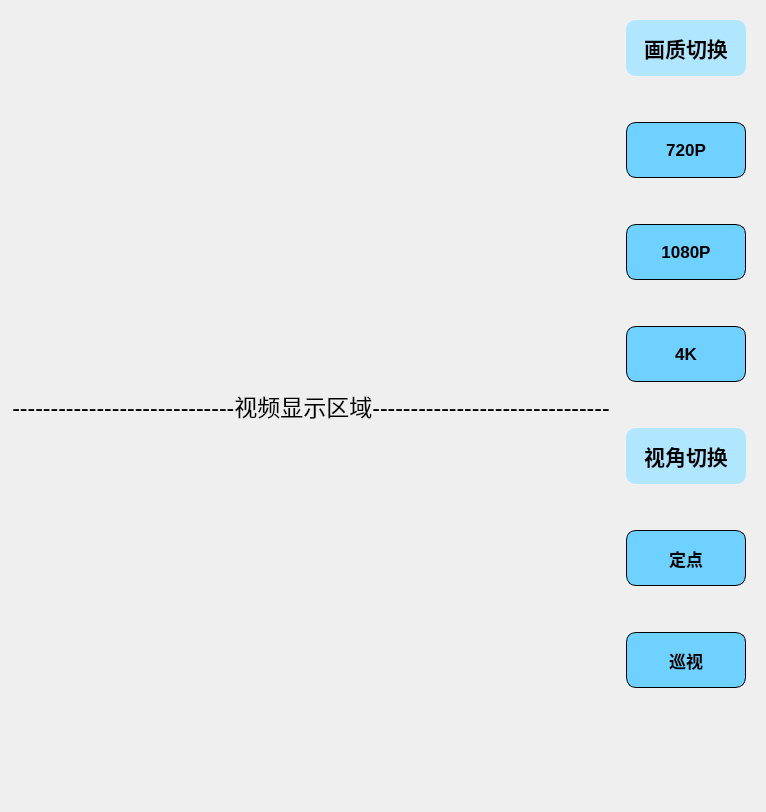
            <widget class="QWidget" name="tab1">
             <property name="sizePolicy">
              <sizepolicy hsizetype="Expanding" vsizetype="Expanding">
               <horstretch>0</horstretch>
               <verstretch>0</verstretch>
              </sizepolicy>
             </property>
             <attribute name="title">
              <string>实时监控</string>
             </attribute>
             <layout class="QHBoxLayout" name="horizontalLayout_9">
              <item>
               <widget class="QLabel" name="video">
                <property name="minimumSize">
                 <size>
                  <width>600</width>
                  <height>0</height>
                 </size>
                </property>
                <property name="maximumSize">
                 <size>
                  <width>1800</width>
                  <height>16777215</height>
                 </size>
                </property>
                <property name="font">
                 <font>
                  <pointsize>17</pointsize>
                 </font>
                </property>
                <property name="text">
                 <string>-----------------------------视频显示区域-------------------------------</string>
                </property>
                <property name="alignment">
                 <set>Qt::AlignCenter</set>
                </property>
               </widget>
              </item>
              <item>
               <widget class="QWidget" name="widget_6" native="true">
                <layout class="QVBoxLayout" name="verticalLayout_8">
                 <item>
                  <widget class="QLabel" name="quality">
                   <property name="minimumSize">
                    <size>
                     <width>120</width>
                     <height>56</height>
                    </size>
                   </property>
                   <property name="font">
                    <font>
                     <family>新宋体</family>
                     <pointsize>16</pointsize>
                     <weight>75</weight>
                     <bold>true</bold>
                    </font>
                   </property>
                   <property name="styleSheet">
                    <string notr="true">#quality{
	background-color: rgb(176, 230, 255);
	border-radius:10px;

}</string>
                   </property>
                   <property name="text">
                    <string>画质切换</string>
                   </property>
                   <property name="alignment">
                    <set>Qt::AlignCenter</set>
                   </property>
                  </widget>
                 </item>
                 <item>
                  <spacer name="verticalSpacer_6">
                   <property name="orientation">
                    <enum>Qt::Vertical</enum>
                   </property>
                   <property name="sizeHint" stdset="0">
                    <size>
                     <width>20</width>
                     <height>40</height>
                    </size>
                   </property>
                  </spacer>
                 </item>
                 <item>
                  <widget class="QPushButton" name="point">
                   <property name="sizePolicy">
                    <sizepolicy hsizetype="Preferred" vsizetype="Fixed">
                     <horstretch>0</horstretch>
                     <verstretch>0</verstretch>
                    </sizepolicy>
                   </property>
                   <property name="minimumSize">
                    <size>
                     <width>120</width>
                     <height>56</height>
                    </size>
                   </property>
                   <property name="font">
                    <font>
                     <pointsize>13</pointsize>
                     <weight>75</weight>
                     <bold>true</bold>
                    </font>
                   </property>
                   <property name="styleSheet">
                    <string notr="true">#point{
	background-color: rgb(110, 209, 255);
	color: rgb(0, 0, 0);
	border:1px solid rgb(0,0,0);
	border-radius:10px;
	Width:60;
Height:36
}
#point:hover {
	background-color: rgb(255, 255, 255);
	color: rgb(0, 0, 0);
}
#point:pressed {
	padding-top:3px;
	padding-left:3px;
}


</string>
                   </property>
                   <property name="text">
                    <string>720P</string>
                   </property>
                   <property name="icon">
                    <iconset>
                     <normaloff>:/img/imag/analyse/3.png</normaloff>:/img/imag/analyse/3.png</iconset>
                   </property>
                   <property name="iconSize">
                    <size>
                     <width>20</width>
                     <height>20</height>
                    </size>
                   </property>
                  </widget>
                 </item>
                 <item>
                  <spacer name="verticalSpacer_11">
                   <property name="orientation">
                    <enum>Qt::Vertical</enum>
                   </property>
                   <property name="sizeHint" stdset="0">
                    <size>
                     <width>20</width>
                     <height>40</height>
                    </size>
                   </property>
                  </spacer>
                 </item>
                 <item>
                  <widget class="QPushButton" name="help">
                   <property name="sizePolicy">
                    <sizepolicy hsizetype="Preferred" vsizetype="Fixed">
                     <horstretch>0</horstretch>
                     <verstretch>0</verstretch>
                    </sizepolicy>
                   </property>
                   <property name="minimumSize">
                    <size>
                     <width>120</width>
                     <height>56</height>
                    </size>
                   </property>
                   <property name="font">
                    <font>
                     <pointsize>13</pointsize>
                     <weight>75</weight>
                     <bold>true</bold>
                    </font>
                   </property>
                   <property name="styleSheet">
                    <string notr="true">#help{
	background-color: rgb(110, 209, 255);
	color: rgb(0, 0, 0);
	border:1px solid rgb(0,0,0);
	border-radius:10px;
	Width:60;
Height:36
}
#help:hover {
	background-color: rgb(255, 255, 255);
	color: rgb(0, 0, 0);
}
#help:pressed {
	padding-top:3px;
	padding-left:3px;
}


</string>
                   </property>
                   <property name="text">
                    <string>1080P</string>
                   </property>
                   <property name="icon">
                    <iconset>
                     <normaloff>:/img/imag/help.png</normaloff>:/img/imag/help.png</iconset>
                   </property>
                   <property name="iconSize">
                    <size>
                     <width>20</width>
                     <height>20</height>
                    </size>
                   </property>
                  </widget>
                 </item>
                 <item>
                  <spacer name="verticalSpacer_42">
                   <property name="orientation">
                    <enum>Qt::Vertical</enum>
                   </property>
                   <property name="sizeHint" stdset="0">
                    <size>
                     <width>20</width>
                     <height>40</height>
                    </size>
                   </property>
                  </spacer>
                 </item>
                 <item>
                  <widget class="QPushButton" name="number">
                   <property name="sizePolicy">
                    <sizepolicy hsizetype="Preferred" vsizetype="Fixed">
                     <horstretch>0</horstretch>
                     <verstretch>0</verstretch>
                    </sizepolicy>
                   </property>
                   <property name="minimumSize">
                    <size>
                     <width>120</width>
                     <height>56</height>
                    </size>
                   </property>
                   <property name="font">
                    <font>
                     <pointsize>13</pointsize>
                     <weight>75</weight>
                     <bold>true</bold>
                    </font>
                   </property>
                   <property name="styleSheet">
                    <string notr="true">#number{
	background-color: rgb(110, 209, 255);
	color: rgb(0, 0, 0);
	border:1px solid rgb(0,0,0);
	border-radius:10px;
	Width:60;
Height:36
}
#number:hover {
	background-color: rgb(255, 255, 255);
	color: rgb(0, 0, 0);
}
#number:pressed {
	padding-top:3px;
	padding-left:3px;
}


</string>
                   </property>
                   <property name="text">
                    <string>4K</string>
                   </property>
                   <property name="icon">
                    <iconset>
                     <normaloff>:/img/imag/analyse/3.png</normaloff>:/img/imag/analyse/3.png</iconset>
                   </property>
                   <property name="iconSize">
                    <size>
                     <width>20</width>
                     <height>20</height>
                    </size>
                   </property>
                  </widget>
                 </item>
                 <item>
                  <spacer name="verticalSpacer_14">
                   <property name="orientation">
                    <enum>Qt::Vertical</enum>
                   </property>
                   <property name="sizeHint" stdset="0">
                    <size>
                     <width>20</width>
                     <height>40</height>
                    </size>
                   </property>
                  </spacer>
                 </item>
                 <item>
                  <widget class="QLabel" name="angle_of_view">
                   <property name="minimumSize">
                    <size>
                     <width>120</width>
                     <height>56</height>
                    </size>
                   </property>
                   <property name="font">
                    <font>
                     <family>新宋体</family>
                     <pointsize>16</pointsize>
                     <weight>75</weight>
                     <bold>true</bold>
                    </font>
                   </property>
                   <property name="styleSheet">
                    <string notr="true">#angle_of_view{
	background-color: rgb(176, 230, 255);
	border-radius:10px;

}</string>
                   </property>
                   <property name="text">
                    <string>视角切换</string>
                   </property>
                   <property name="alignment">
                    <set>Qt::AlignCenter</set>
                   </property>
                  </widget>
                 </item>
                 <item>
                  <spacer name="verticalSpacer_20">
                   <property name="orientation">
                    <enum>Qt::Vertical</enum>
                   </property>
                   <property name="sizeHint" stdset="0">
                    <size>
                     <width>20</width>
                     <height>40</height>
                    </size>
                   </property>
                  </spacer>
                 </item>
                 <item>
                  <widget class="QPushButton" name="synthetic">
                   <property name="sizePolicy">
                    <sizepolicy hsizetype="Preferred" vsizetype="Fixed">
                     <horstretch>0</horstretch>
                     <verstretch>0</verstretch>
                    </sizepolicy>
                   </property>
                   <property name="minimumSize">
                    <size>
                     <width>120</width>
                     <height>56</height>
                    </size>
                   </property>
                   <property name="font">
                    <font>
                     <pointsize>13</pointsize>
                     <weight>75</weight>
                     <bold>true</bold>
                    </font>
                   </property>
                   <property name="styleSheet">
                    <string notr="true">#synthetic{
	background-color: rgb(110, 209, 255);
	color: rgb(0, 0, 0);
	border:1px solid rgb(0,0,0);
	border-radius:10px;
	Width:60;
Height:36
}
#synthetic:hover {
	background-color: rgb(255, 255, 255);
	color: rgb(0, 0, 0);
}
#synthetic:pressed {
	padding-top:3px;
	padding-left:3px;
}


</string>
                   </property>
                   <property name="text">
                    <string>定点</string>
                   </property>
                   <property name="icon">
                    <iconset>
                     <normaloff>:/img/imag/analyse/1.png</normaloff>:/img/imag/analyse/1.png</iconset>
                   </property>
                   <property name="iconSize">
                    <size>
                     <width>20</width>
                     <height>20</height>
                    </size>
                   </property>
                  </widget>
                 </item>
                 <item>
                  <spacer name="verticalSpacer_22">
                   <property name="orientation">
                    <enum>Qt::Vertical</enum>
                   </property>
                   <property name="sizeHint" stdset="0">
                    <size>
                     <width>20</width>
                     <height>40</height>
                    </size>
                   </property>
                  </spacer>
                 </item>
                 <item>
                  <widget class="QPushButton" name="save1">
                   <property name="sizePolicy">
                    <sizepolicy hsizetype="Preferred" vsizetype="Fixed">
                     <horstretch>0</horstretch>
                     <verstretch>0</verstretch>
                    </sizepolicy>
                   </property>
                   <property name="minimumSize">
                    <size>
                     <width>120</width>
                     <height>56</height>
                    </size>
                   </property>
                   <property name="font">
                    <font>
                     <pointsize>13</pointsize>
                     <weight>75</weight>
                     <bold>true</bold>
                    </font>
                   </property>
                   <property name="styleSheet">
                    <string notr="true">#save1{
	background-color: rgb(110, 209, 255);
	color: rgb(0, 0, 0);
	border:1px solid rgb(0,0,0);
	border-radius:10px;
	Width:60;
Height:36
}
#save1:hover {
	background-color: rgb(255, 255, 255);
	color: rgb(0, 0, 0);
}
#save1:pressed {
	padding-top:3px;
	padding-left:3px;
}


</string>
                   </property>
                   <property name="text">
                    <string>巡视</string>
                   </property>
                   <property name="icon">
                    <iconset>
                     <normaloff>:/img/imag/analyse/save.png</normaloff>:/img/imag/analyse/save.png</iconset>
                   </property>
                   <property name="iconSize">
                    <size>
                     <width>20</width>
                     <height>20</height>
                    </size>
                   </property>
                  </widget>
                 </item>
                 <item>
                  <spacer name="verticalSpacer_23">
                   <property name="orientation">
                    <enum>Qt::Vertical</enum>
                   </property>
                   <property name="sizeHint" stdset="0">
                    <size>
                     <width>20</width>
                     <height>40</height>
                    </size>
                   </property>
                  </spacer>
                 </item>
                 <item>
                  <spacer name="verticalSpacer_24">
                   <property name="orientation">
                    <enum>Qt::Vertical</enum>
                   </property>
                   <property name="sizeHint" stdset="0">
                    <size>
                     <width>20</width>
                     <height>40</height>
                    </size>
                   </property>
                  </spacer>
                 </item>
                 <item>
                  <widget class="QWidget" name="widget_9" native="true">
                   <layout class="QHBoxLayout" name="horizontalLayout_14"/>
                  </widget>
                 </item>
                </layout>
               </widget>
              </item>
             </layout>
            </widget>
